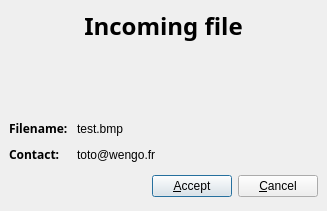
<ui version="4.0" >
 <author></author>
 <comment></comment>
 <exportmacro></exportmacro>
 <class>AcceptDialog</class>
 <widget class="QDialog" name="AcceptDialog" >
  <property name="geometry" >
   <rect>
    <x>0</x>
    <y>0</y>
    <width>327</width>
    <height>211</height>
   </rect>
  </property>
  <property name="windowTitle" >
   <string>Dialog</string>
  </property>
  <layout class="QGridLayout" >
   <property name="margin" >
    <number>9</number>
   </property>
   <property name="spacing" >
    <number>6</number>
   </property>
   <item row="2" column="0" >
    <layout class="QGridLayout" >
     <property name="margin" >
      <number>0</number>
     </property>
     <property name="spacing" >
      <number>6</number>
     </property>
     <item row="1" column="1" >
      <widget class="QLabel" name="label_4" >
       <property name="text" >
        <string>toto@wengo.fr</string>
       </property>
      </widget>
     </item>
     <item row="0" column="1" >
      <widget class="QLabel" name="filenameLabel" >
       <property name="text" >
        <string>test.bmp</string>
       </property>
      </widget>
     </item>
     <item row="0" column="2" >
      <spacer>
       <property name="orientation" >
        <enum>Qt::Horizontal</enum>
       </property>
       <property name="sizeHint" >
        <size>
         <width>40</width>
         <height>20</height>
        </size>
       </property>
      </spacer>
     </item>
     <item row="1" column="0" >
      <widget class="QLabel" name="label_3" >
       <property name="text" >
        <string>&lt;html>&lt;head>&lt;meta name="qrichtext" content="1" />&lt;/head>&lt;body style=" white-space: pre-wrap; font-family:Sans Serif; font-size:9pt; font-weight:400; font-style:normal; text-decoration:none;">&lt;p style=" margin-top:0px; margin-bottom:0px; margin-left:0px; margin-right:0px; -qt-block-indent:0; text-indent:0px;">&lt;span style=" font-weight:600;">Contact: &lt;/span>&lt;/p>&lt;/body>&lt;/html></string>
       </property>
      </widget>
     </item>
     <item row="0" column="0" >
      <widget class="QLabel" name="label_2" >
       <property name="text" >
        <string>&lt;html>&lt;head>&lt;meta name="qrichtext" content="1" />&lt;/head>&lt;body style=" white-space: pre-wrap; font-family:Sans Serif; font-size:9pt; font-weight:400; font-style:normal; text-decoration:none;">&lt;p style=" margin-top:0px; margin-bottom:0px; margin-left:0px; margin-right:0px; -qt-block-indent:0; text-indent:0px;">&lt;span style=" font-weight:600;">Filename: &lt;/span>&lt;/p>&lt;/body>&lt;/html></string>
       </property>
      </widget>
     </item>
     <item row="1" column="2" >
      <spacer>
       <property name="orientation" >
        <enum>Qt::Horizontal</enum>
       </property>
       <property name="sizeHint" >
        <size>
         <width>40</width>
         <height>20</height>
        </size>
       </property>
      </spacer>
     </item>
    </layout>
   </item>
   <item row="1" column="0" >
    <spacer>
     <property name="orientation" >
      <enum>Qt::Vertical</enum>
     </property>
     <property name="sizeHint" >
      <size>
       <width>20</width>
       <height>111</height>
      </size>
     </property>
    </spacer>
   </item>
   <item row="0" column="0" >
    <widget class="QLabel" name="label" >
     <property name="text" >
      <string>&lt;html>&lt;head>&lt;meta name="qrichtext" content="1" />&lt;/head>&lt;body style=" white-space: pre-wrap; font-family:Sans Serif; font-size:9pt; font-weight:400; font-style:normal; text-decoration:none;">&lt;p style=" margin-top:0px; margin-bottom:0px; margin-left:0px; margin-right:0px; -qt-block-indent:0; text-indent:0px;">&lt;span style=" font-weight:600;">&lt;h1>Incoming file&lt;/h1>&lt;/span>&lt;/p>&lt;/body>&lt;/html></string>
     </property>
     <property name="alignment" >
      <set>Qt::AlignCenter</set>
     </property>
    </widget>
   </item>
   <item row="3" column="0" >
    <layout class="QHBoxLayout" >
     <property name="margin" >
      <number>0</number>
     </property>
     <property name="spacing" >
      <number>6</number>
     </property>
     <item>
      <spacer>
       <property name="orientation" >
        <enum>Qt::Horizontal</enum>
       </property>
       <property name="sizeHint" >
        <size>
         <width>131</width>
         <height>31</height>
        </size>
       </property>
      </spacer>
     </item>
     <item>
      <widget class="QPushButton" name="okButton" >
       <property name="text" >
        <string>&amp;Accept</string>
       </property>
      </widget>
     </item>
     <item>
      <widget class="QPushButton" name="cancelButton" >
       <property name="text" >
        <string>&amp;Cancel</string>
       </property>
      </widget>
     </item>
    </layout>
   </item>
  </layout>
 </widget>
 <pixmapfunction></pixmapfunction>
 <resources/>
 <connections>
  <connection>
   <sender>okButton</sender>
   <signal>clicked()</signal>
   <receiver>AcceptDialog</receiver>
   <slot>accept()</slot>
   <hints>
    <hint type="sourcelabel" >
     <x>278</x>
     <y>253</y>
    </hint>
    <hint type="destinationlabel" >
     <x>96</x>
     <y>254</y>
    </hint>
   </hints>
  </connection>
  <connection>
   <sender>cancelButton</sender>
   <signal>clicked()</signal>
   <receiver>AcceptDialog</receiver>
   <slot>reject()</slot>
   <hints>
    <hint type="sourcelabel" >
     <x>369</x>
     <y>253</y>
    </hint>
    <hint type="destinationlabel" >
     <x>179</x>
     <y>282</y>
    </hint>
   </hints>
  </connection>
 </connections>
</ui>
